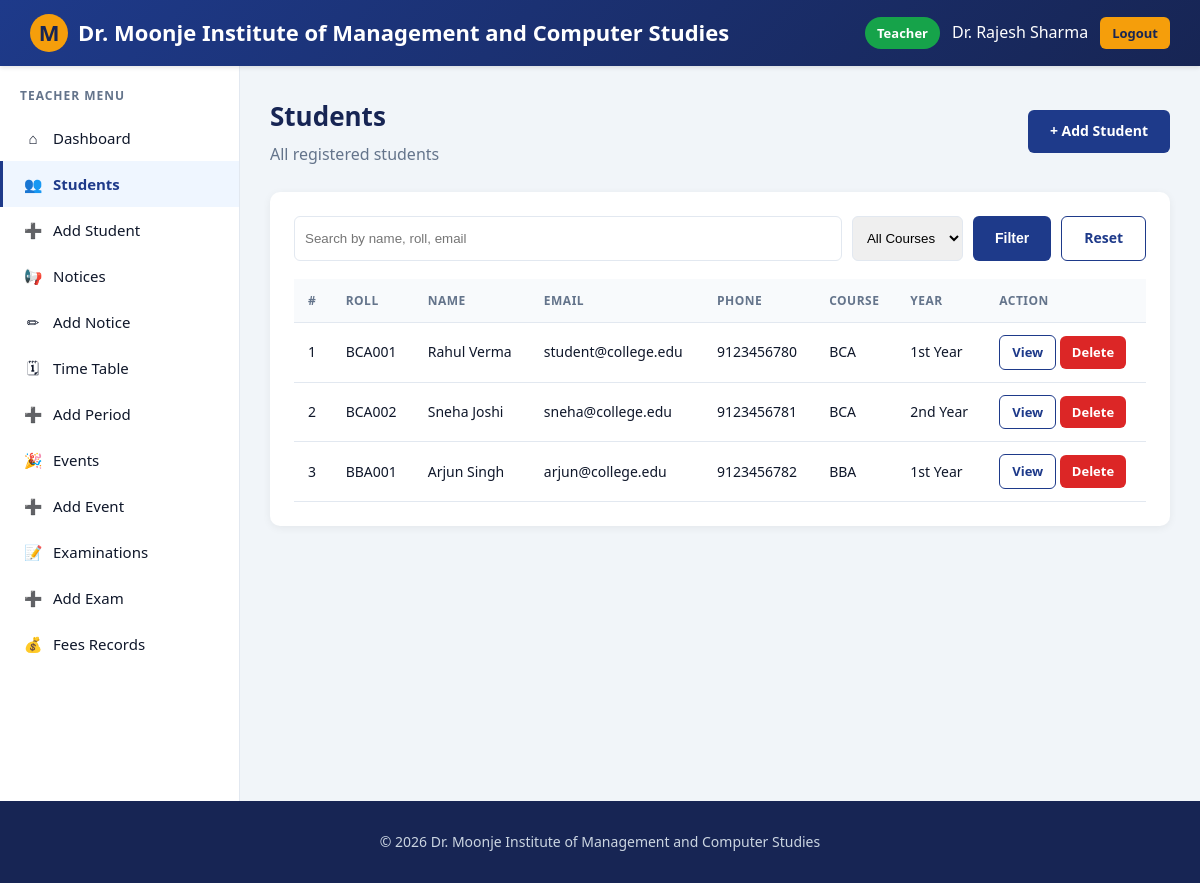
Page /teacher/students.php (signed in) on the committed database.
### tables this page shows
CREATE TABLE students (
    id INT AUTO_INCREMENT PRIMARY KEY,
    roll_no VARCHAR(20) NOT NULL UNIQUE,
    name VARCHAR(100) NOT NULL,
    email VARCHAR(100) NOT NULL UNIQUE,
    phone VARCHAR(15),
    password VARCHAR(255) NOT NULL,
    course VARCHAR(50) NOT NULL,
    year VARCHAR(10) NOT NULL,
    address TEXT,
    dob DATE,
    gender ENUM('Male','Female','Other') DEFAULT 'Male',
    created_at TIMESTAMP DEFAULT CURRENT_TIMESTAMP
);

### config/db.php (called while the page is built, shortened)
<?php
function e($value) {
    return htmlspecialchars($value ?? '', ENT_QUOTES, 'UTF-8');
}

### teacher/students.php (the view, shortened to what this page needs)
<?php
require_once '../includes/teacher_header.php';
$search = trim($_GET['q'] ?? '');
$where=[]; $params=[]; $types='';
$sql = "SELECT * FROM students" . ($where ? " WHERE ".implode(' AND ',$where) : "") . " ORDER BY created_at DESC";
$stmt = $conn->prepare($sql);
$stmt->execute();
$res = $stmt->get_result();
?>
<div class="page-header">
    <div>
        <h1>Students</h1>
        <p>All registered students</p>
    </div>
    <a href="add_student.php" class="btn">+ Add Student</a>
</div>
<div class="panel">
    <form method="GET" style="display:flex; gap:10px; margin-bottom:18px; flex-wrap:wrap;">
        <input type="text" name="q" placeholder="Search by name, roll, email" value="<?= e($search) ?>" style="flex:1; min-width:200px; padding:10px; border:1px solid #e2e8f0; border-radius:6px;">
        <select name="course" style="padding:10px; border:1px solid #e2e8f0; border-radius:6px;">
            <option value="">All Courses</option>
        </select>
        <button class="btn">Filter</button>
        <a href="students.php" class="btn btn-light">Reset</a>
    </form>
    <div class="table-wrap">
        <table>
            <thead>
                <tr><th>#</th><th>Roll</th><th>Name</th><th>Email</th><th>Phone</th><th>Course</th><th>Year</th><th>Action</th></tr>
            </thead>
            <tbody>
                <?php if($res->num_rows): $i=1; while($s=$res->fetch_assoc()): ?>
                    <tr>
                        <td><?= $i++ ?></td>
                        <td><?= e($s['roll_no']) ?></td>
                        <td><?= e($s['name']) ?></td>
                        <td><?= e($s['email']) ?></td>
                        <td><?= e($s['phone']) ?></td>
                        <td><?= e($s['course']) ?></td>
                        <td><?= e($s['year']) ?></td>
                        <td>
                            <a href="view_student.php?id=<?= $s['id'] ?>" class="btn btn-sm btn-light">View</a>
                            <a href="?delete=<?= $s['id'] ?>" class="btn btn-sm btn-danger" onclick="return confirm('Delete this student?')">Delete</a>
                        </td>
                    </tr>
                <?php endwhile; else: ?>
                    <tr><td colspan="8" style="text-align:center; color:#64748b;">No students found.</td></tr>
                <?php endif; ?>
            </tbody>
        </table>
    </div>
</div>
<?php require_once '../includes/teacher_footer.php'; ?>

### assets/css/style.css (style rules this page uses)
* { margin:0; padding:0; box-sizing:border-box; }
:root { --primary:#1e3a8a; --primary-dark:#172554; --secondary:#f59e0b; --accent:#0ea5e9; --light:#f8fafc; --dark:#0f172a; --gray:#64748b; --border:#e2e8f0; --success:#16a34a; --danger:#dc2626; --warning:#f59e0b; --card-shadow:0 2px 8px rgba(0,0,0,0.06); }
body { font-family:'Segoe UI', Tahoma, sans-serif; background:#f1f5f9; color:var(--dark); line-height:1.6; min-height:100vh; }
a { text-decoration:none; color:var(--primary); }
.page-header { display:flex; justify-content:space-between; align-items:center; margin-bottom:25px; flex-wrap:wrap; gap:12px; }
.page-header h1 { font-size:26px; color:var(--primary-dark); }
.page-header p { color:var(--gray); margin-top:4px; }
.panel { background:#fff; border-radius:10px; padding:24px; box-shadow:var(--card-shadow); margin-bottom:20px; }
.table-wrap { overflow-x:auto; }
table { width:100%; border-collapse:collapse; font-size:14px; }
table th, table td { padding:12px 14px; text-align:left; border-bottom:1px solid var(--border); }
table th { background:#f8fafc; color:var(--gray); font-weight:600; text-transform:uppercase; font-size:12px; letter-spacing:0.5px; }
.btn { display:inline-block; padding:10px 22px; background:var(--primary); color:#fff; border:none; border-radius:6px; cursor:pointer; font-size:14px; font-weight:600; transition:background .2s, transform .1s; text-decoration:none; }
.btn-danger { background:var(--danger); }
.btn-light { background:#fff; color:var(--primary); border:1px solid var(--primary); }
.btn-sm { padding:6px 12px; font-size:13px; }

### rows in the picture
students: roll_no "BCA001", name "Rahul Verma", email "student@college.edu", phone "9123456780", course "BCA", year "1st Year"
students: roll_no "BCA002", name "Sneha Joshi", email "sneha@college.edu", phone "9123456781", course "BCA", year "2nd Year"
students: roll_no "BBA001", name "Arjun Singh", email "arjun@college.edu", phone "9123456782", course "BBA", year "1st Year"

### other values in the picture
$_SESSION['teacher_name'] "Dr. Rajesh Sharma"
